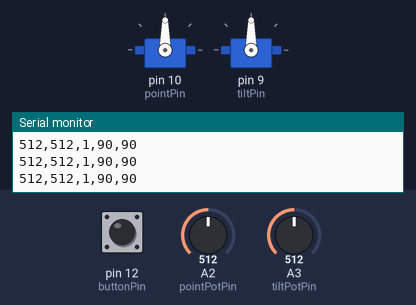
Simulated run of this sketch. Board: Arduino Uno, built with avr-gcc and run on an emulated ATmega328P. Shown: 2 × servo, the last lines printed to the serial monitor. The test bench sets the inputs (shaded band); at power-on: A2 (pointPotPin) = 512, A3 (tiltPotPin) = 512, pin 12 (buttonPin) HIGH.

Above: at 1.2 s.
1.3 s: A2 (pointPotPin) set to 55
2.8 s: A2 (pointPotPin) set to 45
At 3.28 s:
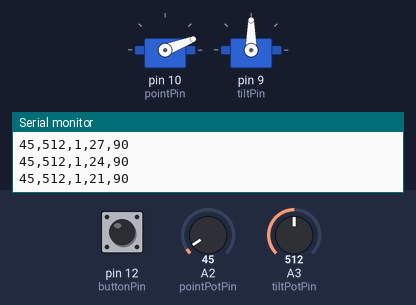
At 4.6 s:
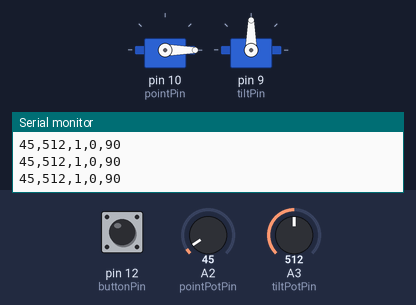
4.9 s: A3 (tiltPotPin) set to 54
7.9 s: A3 (tiltPotPin) set to 43
At 10.3 s:
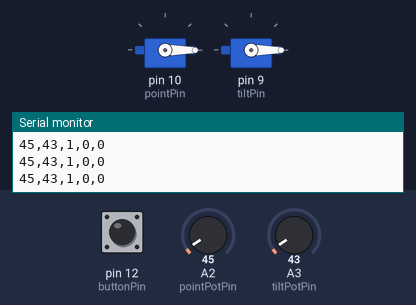
10.9 s: A2 (pointPotPin) set to 993
12.4 s: A2 (pointPotPin) set to 1009
At 14.4 s:
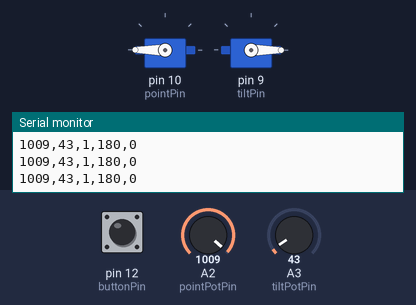
Timing chart, 0 to 15.9 s (numbered marks = the images above; inputs shaded):
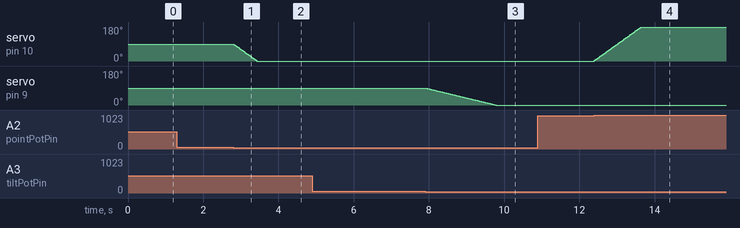

The sketch:

JoystickCode.ino
```cpp
#include <Servo.h>

int pointPin = 10;
int pointPotPin = A2;
int tiltPin =  9;
int tiltPotPin = A3;

int pointServoDegree=90;
int tiltServoDegree=90;

Servo pointServo;
Servo tiltServo;

int pointPotValue;
int pointServoPosition;
int tiltPotValue;
int tiltServoPosition;

int pointIncrementSize=3;
int tiltIncrementSize=1;

int pointMaxAngle=180;
int pointMinAngle=0;
int tiltMaxAngle=180;
int tiltMinAngle=0;

int buttonPin=12;
int buttonState = 0;

void setup()
{
  Serial.begin(9600);
  pointServo.attach(pointPin);
  tiltServo.attach(tiltPin);

  pinMode(buttonPin, INPUT_PULLUP);
}

void loop()
{
  pointPotValue  = analogRead(pointPotPin);
  tiltPotValue  = analogRead(tiltPotPin);
  buttonState = digitalRead(buttonPin);
  Serial.print(pointPotValue); Serial.print(",");
  Serial.print(tiltPotValue); Serial.print(",");
  Serial.print(buttonState); Serial.print(",");

  if (pointPotValue>1000) {
    pointServoDegree+=pointIncrementSize;
  } else if (pointPotValue<50) {
    pointServoDegree-=pointIncrementSize;
  } else {
    pointServoDegree=pointServoDegree;
  }
  if (pointServoDegree<pointMinAngle) {
    pointServoDegree=pointMinAngle;
  } else if (pointServoDegree>pointMaxAngle) {
    pointServoDegree=pointMaxAngle;
  }

  if (tiltPotValue>1000) {
    tiltServoDegree+=tiltIncrementSize;
  } else if (tiltPotValue<50) {
    tiltServoDegree-=tiltIncrementSize;
  } else {
    tiltServoDegree=tiltServoDegree;
  }
  if (tiltServoDegree<tiltMinAngle) {
    tiltServoDegree=tiltMinAngle;
  } else if (tiltServoDegree>tiltMaxAngle) {
    tiltServoDegree=tiltMaxAngle;
  }
  Serial.print(pointServoDegree); Serial.print(",");
  Serial.println(tiltServoDegree);

  pointServo.write(pointServoDegree);
  tiltServo.write(tiltServoDegree);
  delay(20);
}
```

Measured:
- the behaviour switches between 50 and 49 on A2 (pointPotPin) (found by bisection; images 0 and 1)
- the behaviour switches between 50 and 49 on A3 (tiltPotPin) (found by bisection; images 2 and 3)
- the behaviour switches between 1000 and 1001 on A2 (pointPotPin) (found by bisection; images 3 and 4)
- after the input at 2.8 s, servo on pin 10 (pointPin): moves from 90° to 0° over 0.61 s, starting at once
- after the input at 7.9 s, servo on pin 9 (tiltPin): moves from 90° to 0° over 1.9 s, starting at once
- after the input at 12.4 s, servo on pin 10 (pointPin): moves from 0° to 180° over 1.2 s, starting at once
